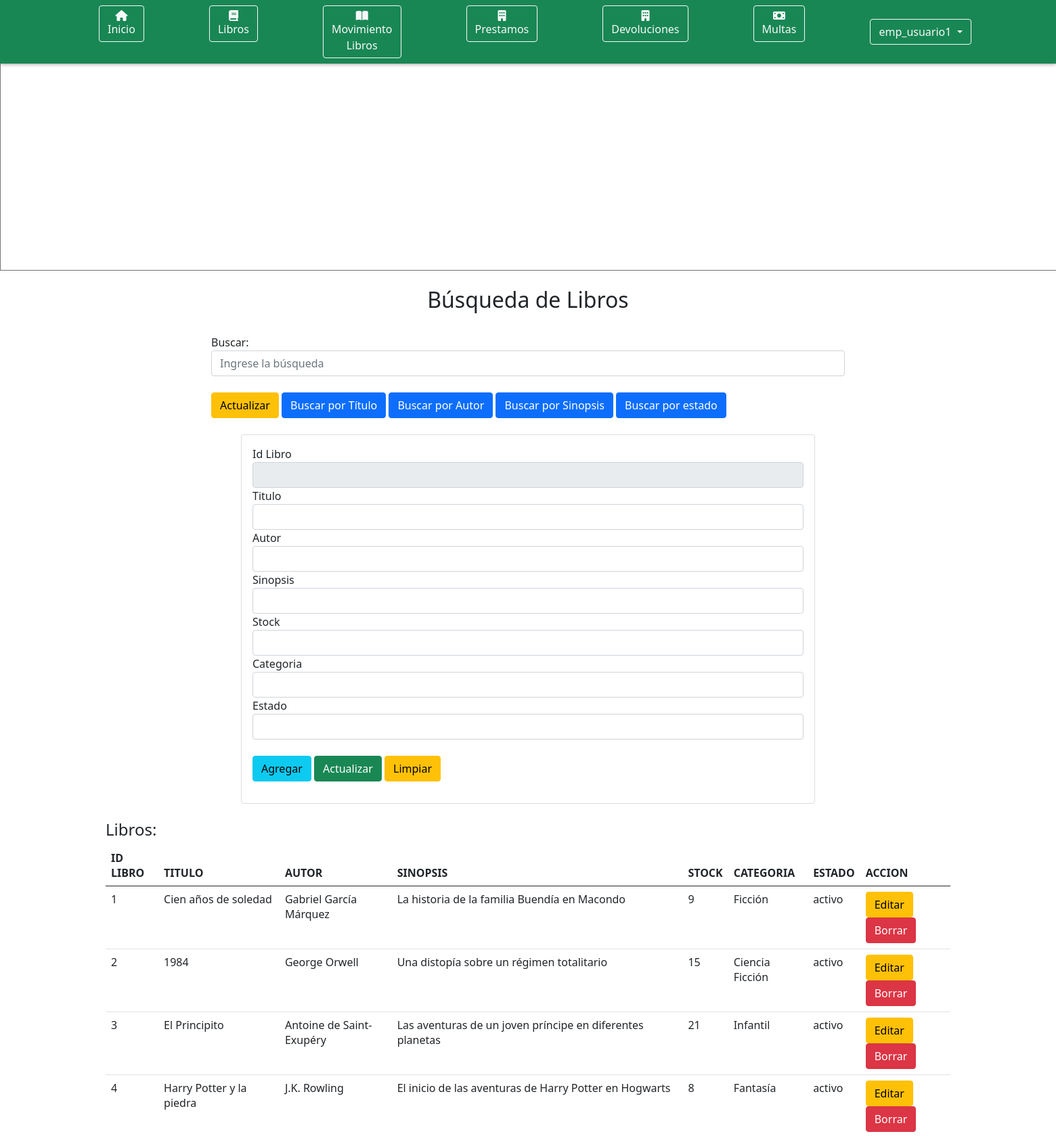
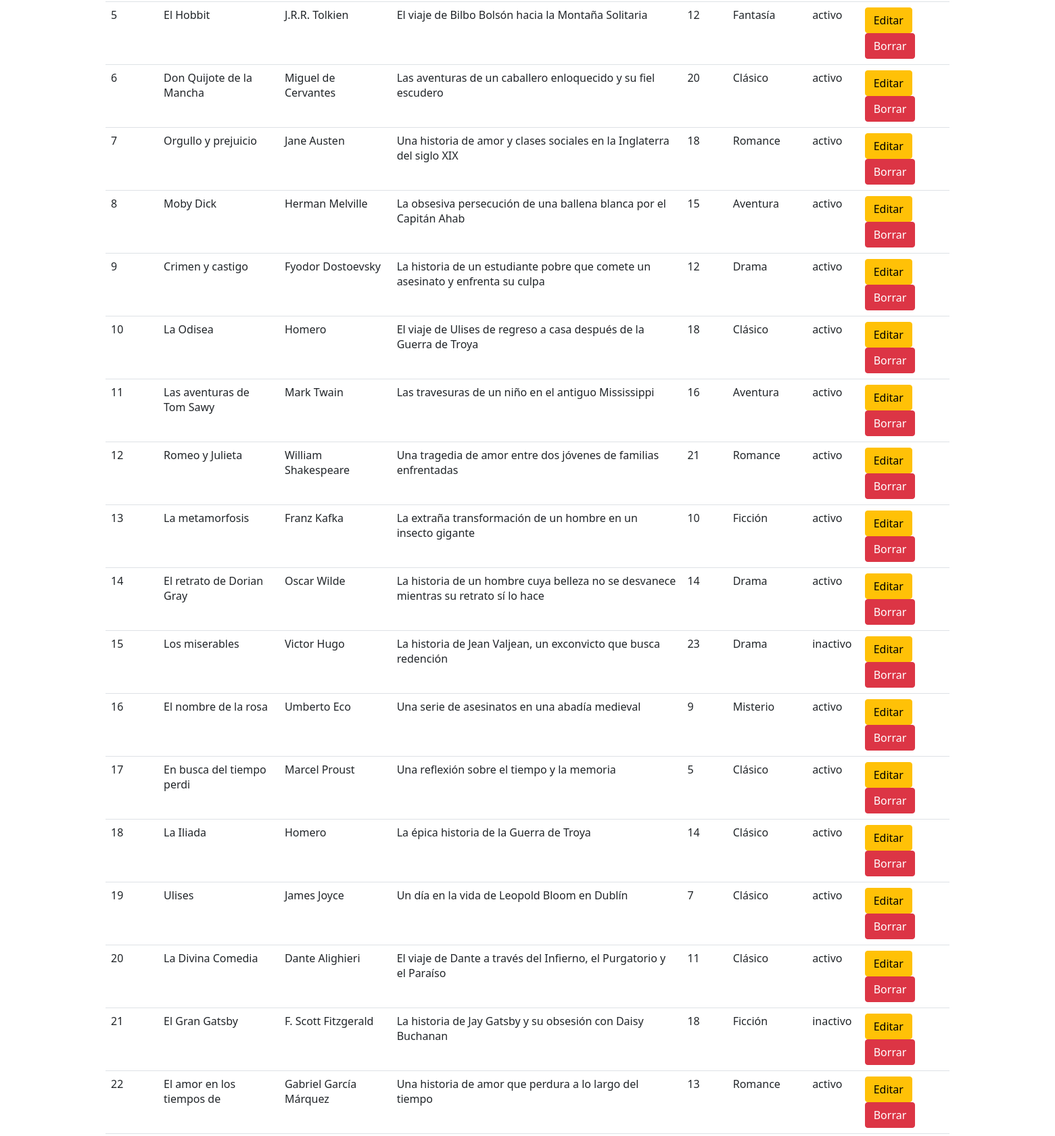
Screenshot of /ConUser/Emp/Libros.php (signed in, upper part) with the database file from the repository (2 pictures, top to bottom).
### tables this page shows
CREATE TABLE `libro` (
  `id_libro` int(11) NOT NULL,
  `titulo` varchar(25) NOT NULL,
  `autor` varchar(30) NOT NULL,
  `sinopsis` varchar(100) DEFAULT NULL,
  `stock` int(11) NOT NULL,
  `categoria` varchar(20) NOT NULL,
  `estado` varchar(10) DEFAULT 'activo'
);

### ConUser/Emp/ListarTablaLibroConEmp.php (the view, shortened to what this page needs)
<?php
require("../../ConfiguracionBD/ConexionBDPDO.php");
$libro = [];
$resultados = array();
try {
    $consultaBusqueda = "SELECT * FROM libro";
    $ejecutar = $conexion->prepare($consultaBusqueda);
    $ejecutar->execute();
    $resultados = $ejecutar->fetchAll(PDO::FETCH_ASSOC);
} catch (PDOException $e) {
    echo "Error al listar la tabla<br/>" . $e->getMessage();
}
?>
<!DOCTYPE html>
<html lang="es">
    <head>
    </head>
    <body>
        <div style="margin: 0 auto; width: 80%;">
            <h2 class="mt-4 text-center">Búsqueda de Libros</h2><br>
            <form action="" method="get" style="margin: 0 auto; width: 75%;">
                <div class="form-group">
                    <label for="busqueda">Buscar:</label><br>
                    <input type="text" class="form-control" id="busqueda" name="busqueda" placeholder="Ingrese la búsqueda">
                </div><br>
                <a class="btn btn-warning" href="<?php echo htmlspecialchars($_SERVER['PHP_SELF']); ?>">Actualizar</a>
                <button type="submit" name="titulo" class="btn btn-primary">Buscar por Título</button>
                <button type="submit" name="autor" class="btn btn-primary">Buscar por Autor</button>
                <button type="submit" name="sinopsis" class="btn btn-primary">Buscar por Sinopsis</button>
                <button type="submit" name="estado" class="btn btn-primary">Buscar por estado</button>
            </form><br>
            <div class="card" style="margin: 0 200px;">
                <div class="card-body">
                    <form action="./Libros.php" method="POST">
                        <div class="form-group">
                            <label>Id Libro</label>
                            <input type="number" value="<?php echo isset($libro['id_libro']) ? htmlspecialchars($libro['id_libro']) : ''; ?>" name="txtid" class="form-control" readonly>
                        </div>
                        <div class="form-group">
                            <label>Titulo</label>
                            <input type="text" value="<?php echo isset($libro['titulo']) ? htmlspecialchars($libro['titulo']) : ''; ?>" name="txttitulo" class="form-control">
                        </div>
                        <div class="form-group">
                            <label>Autor</label>
                            <input type="text" value="<?php echo isset($libro['autor']) ? htmlspecialchars($libro['autor']) : ''; ?>" name="txtautor" class="form-control">
                        </div>
                        <div class="form-group">
                            <label>Sinopsis</label>
                            <input type="text" value="<?php echo isset($libro['sinopsis']) ? htmlspecialchars($libro['sinopsis']) : ''; ?>" name="txtsinopsis" class="form-control">
                        </div>
                        <div class="form-group">
                            <label>Stock</label>
                            <input type="number" value="<?php echo isset($libro['stock']) ? htmlspecialchars($libro['stock']) : ''; ?>" name="txtstock" class="form-control">
                        </div>
                        <div class="form-group">
                            <label>Categoria</label>
                            <input type="text" value="<?php echo isset($libro['categoria']) ? htmlspecialchars($libro['categoria']) : ''; ?>" name="txtcategoria" class="form-control">
                        </div>
                        <div class="form-group">
                            <label>Estado</label>
                            <input type="text" value="<?php echo isset($libro['estado']) ? htmlspecialchars($libro['estado']) : ''; ?>" name="txtestado" class="form-control">
                        </div><br>
                        <input type="submit" name="Agregar" value="Agregar" class="btn btn-info">
                        <input type="submit" name="Actualizar" value="Actualizar" class="btn btn-success">
                        <input type="reset" name="Limpiar" value="Limpiar" class="btn btn-warning">
                    </form>
                </div>
            </div>
            <?php if (!empty($resultados)):?>
                <div class="mt-4">
                    <h4>Libros:</h4>
                    <table class="table table-hover" style="width: 100%;">
                        <thead>
                            <tr>
                                <th>ID LIBRO</th>
                                <th>TITULO</th>
                                <th>AUTOR</th>
                                <th>SINOPSIS</th>
                                <th>STOCK</th>
                                <th>CATEGORIA</th>
                                <th>ESTADO</th>
                                <th>ACCION</th>
                            </tr>
                        </thead>
                        <tbody>
                            <?php foreach ($resultados as $resultado): ?>
                                <tr>
                                    <td><?php echo htmlspecialchars($resultado['id_libro']); ?></td>
                                    <td><?php echo htmlspecialchars($resultado['titulo']); ?></td>
                                    <td><?php echo htmlspecialchars($resultado['autor']); ?></td>
                                    <td><?php echo htmlspecialchars($resultado['sinopsis']); ?></td>
                                    <td><?php echo htmlspecialchars($resultado['stock']); ?></td>
                                    <td><?php echo htmlspecialchars($resultado['categoria']); ?></td>
                                    <td><?php echo htmlspecialchars($resultado['estado']); ?></td>
                                    <td>
                                        <a class="btn btn-warning" href="?id=<?php echo htmlspecialchars($resultado['id_libro']); ?>">Editar</a>
                                        <a class="btn btn-danger" href="?borrar_id=<?php echo htmlspecialchars($resultado['id_libro']); ?>">Borrar</a>
                                    </td>
                                </tr>
                            <?php endforeach;?>
                        </tbody>
                    </table>
                </div>
            <?php endif;;?>
        </div>
    </body>
</html>

### rows the page displays
libro: id_libro "1", titulo "Cien años de soledad", autor "Gabriel García Márquez", sinopsis "La historia de la familia Buendía en Macondo", stock "9", categoria "Ficción", estado "activo"
libro: id_libro "2", titulo "1984", autor "George Orwell", sinopsis "Una distopía sobre un régimen totalitario", stock "15", categoria "Ciencia Ficción", estado "activo"
libro: id_libro "3", titulo "El Principito", autor "Antoine de Saint-Exupéry", sinopsis "Las aventuras de un joven príncipe en diferentes planetas", stock "21", categoria "Infantil", estado "activo"
libro: id_libro "4", titulo "Harry Potter y la piedra", autor "J.K. Rowling", sinopsis "El inicio de las aventuras de Harry Potter en Hogwarts", stock "8", categoria "Fantasía", estado "activo"
libro: id_libro "5", titulo "El Hobbit", autor "J.R.R. Tolkien", sinopsis "El viaje de Bilbo Bolsón hacia la Montaña Solitaria", stock "12", categoria "Fantasía", estado "activo"
libro: id_libro "6", titulo "Don Quijote de la Mancha", autor "Miguel de Cervantes", sinopsis "Las aventuras de un caballero enloquecido y su fiel escudero", stock "20", categoria "Clásico", estado "activo"
libro: id_libro "7", titulo "Orgullo y prejuicio", autor "Jane Austen", sinopsis "Una historia de amor y clases sociales en la Inglaterra del siglo XIX", stock "18", categoria "Romance", estado "activo"
libro: id_libro "8", titulo "Moby Dick", autor "Herman Melville", sinopsis "La obsesiva persecución de una ballena blanca por el Capitán Ahab", stock "15", categoria "Aventura", estado "activo"
libro: id_libro "9", titulo "Crimen y castigo", autor "Fyodor Dostoevsky", sinopsis "La historia de un estudiante pobre que comete un asesinato y enfrenta su culpa", stock "12", categoria "Drama", estado "activo"
libro: id_libro "10", titulo "La Odisea", autor "Homero", sinopsis "El viaje de Ulises de regreso a casa después de la Guerra de Troya", stock "18", categoria "Clásico", estado "activo"
libro: id_libro "11", titulo "Las aventuras de Tom Sawy", autor "Mark Twain", sinopsis "Las travesuras de un niño en el antiguo Mississippi", stock "16", categoria "Aventura", estado "activo"
libro: id_libro "12", titulo "Romeo y Julieta", autor "William Shakespeare", sinopsis "Una tragedia de amor entre dos jóvenes de familias enfrentadas", stock "21", categoria "Romance", estado "activo"
libro: id_libro "13", titulo "La metamorfosis", autor "Franz Kafka", sinopsis "La extraña transformación de un hombre en un insecto gigante", stock "10", categoria "Ficción", estado "activo"
libro: id_libro "14", titulo "El retrato de Dorian Gray", autor "Oscar Wilde", sinopsis "La historia de un hombre cuya belleza no se desvanece mientras su retrato sí lo hace", stock "14", categoria "Drama", estado "activo"
libro: id_libro "15", titulo "Los miserables", autor "Victor Hugo", sinopsis "La historia de Jean Valjean, un exconvicto que busca redención", stock "23", categoria "Drama", estado "inactivo"
libro: id_libro "16", titulo "El nombre de la rosa", autor "Umberto Eco", sinopsis "Una serie de asesinatos en una abadía medieval", stock "9", categoria "Misterio", estado "activo"
libro: id_libro "17", titulo "En busca del tiempo perdi", autor "Marcel Proust", sinopsis "Una reflexión sobre el tiempo y la memoria", stock "5", categoria "Clásico", estado "activo"
libro: id_libro "18", titulo "La Iliada", autor "Homero", sinopsis "La épica historia de la Guerra de Troya", stock "14", categoria "Clásico", estado "activo"
libro: id_libro "19", titulo "Ulises", autor "James Joyce", sinopsis "Un día en la vida de Leopold Bloom en Dublín", stock "7", categoria "Clásico", estado "activo"
libro: id_libro "20", titulo "La Divina Comedia", autor "Dante Alighieri", sinopsis "El viaje de Dante a través del Infierno, el Purgatorio y el Paraíso", stock "11", categoria "Clásico", estado "activo"
libro: id_libro "21", titulo "El Gran Gatsby", autor "F. Scott Fitzgerald", sinopsis "La historia de Jay Gatsby y su obsesión con Daisy Buchanan", stock "18", categoria "Ficción", estado "inactivo"
libro: id_libro "22", titulo "El amor en los tiempos de", autor "Gabriel García Márquez", sinopsis "Una historia de amor que perdura a lo largo del tiempo", stock "13", categoria "Romance", estado "activo"

### other values shown
$usuario "emp_usuario1"
